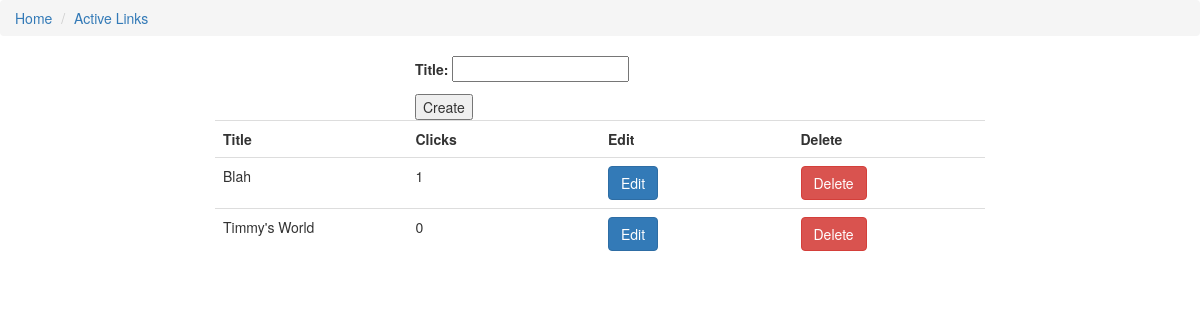
The page / on the database its author committed.
### refer_sys/models.py (models this page shows, shortened)
class Link(models.Model):
  title = models.CharField(max_length=200, unique=True)
  clicks = models.IntegerField(default=0)
  created_at = models.DateTimeField(default=timezone.now)

### refer_sys/views.py (the view)
# urls.py: url(r'^$', views.root_page, name='root_page'),
def root_page(request):
  links = Link.objects.order_by("created_at")
  form = LinkForm()
  if request.method == "POST":
    form = LinkForm(request.POST)
    if form.is_valid():
      form.save()
      return redirect('/')
  return render (request, 'refer_sys/root_page.html',
    {'links':links, 'form':form}
    )

### refer_sys/forms.py
class LinkForm(forms.ModelForm):
  class Meta:
    model = Link
    fields = ('title',)

### refer_sys/templates/refer_sys/root_page.html
{% extends 'refer_sys/base.html' %}
{% block content %}
<div class="row">
  <div class="col-md-4"></div>
  <div class="col-md-4">
    <form class=".form-inline" method="POST">{% csrf_token %}
      {{ form.as_p }}
    </form>
    <button type="submit">Create</button>
  </div>
  <div class="col-md-4"></div>
</div>
<div class="row">
  <div class="col-md-2"></div>
    <div class="col-md-8">
      <table class="table table-hover">
        <tr>
          <th>Title</th>
          <th>Clicks</th>
          <th>Edit</th>
          <th>Delete</th>
        </tr>
        {% for link in links %}
        <tr>
          <td>
            {{ link.title }}
          </td>
          <td>
            {{ link.clicks }}
          </td>
          <td>
            <a href="{% url 'edit_link' pk=link.pk %}" class="btn btn-primary">Edit</a>
          </td>
          <td>
            <form method="POST" action="{% url 'delete_link' pk=link.pk %}">{% csrf_token %}
              <button type="submit" class="btn btn-danger">
                Delete
              </button>
            </form>
          </td>
        </tr>
        {% endfor %}
      </table>
    </div>
  </div>
  <div class="col-md-2"></div>
</div>
{% endblock %}

### static/css/refer_sys.css (style rules this page uses)
html, body { margin: 0; padding: 0; }
table { width: 100%; margin: 0 auto; }
td { width: 20%; }

### rows shown on the page
Link: title "Blah", clicks "1"
Link: title "Timmy's World", clicks "0"
